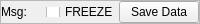
                                    <widget class="QFrame" name="frame_9">
                                        <property name="sizePolicy">
                                            <sizepolicy hsizetype="Preferred" vsizetype="Maximum">
                                                <horstretch>0</horstretch>
                                                <verstretch>20</verstretch>
                                            </sizepolicy>
                                        </property>
                                        <property name="minimumSize">
                                            <size>
                                                <width>0</width>
                                                <height>17</height>
                                            </size>
                                        </property>
                                        <property name="maximumSize">
                                            <size>
                                                <width>16777215</width>
                                                <height>34</height>
                                            </size>
                                        </property>
                                        <property name="baseSize">
                                            <size>
                                                <width>0</width>
                                                <height>0</height>
                                            </size>
                                        </property>
                                        <property name="frameShape">
                                            <enum>QFrame::StyledPanel</enum>
                                        </property>
                                        <property name="frameShadow">
                                            <enum>QFrame::Raised</enum>
                                        </property>
                                        <layout class="QHBoxLayout" name="horizontalLayout">
                                            <property name="spacing">
                                                <number>0</number>
                                            </property>
                                            <property name="sizeConstraint">
                                                <enum>QLayout::SetMaximumSize</enum>
                                            </property>
                                            <property name="margin">
                                                <number>0</number>
                                            </property>
                                            <item>
                                                <widget class="QLabel" name="message_label">
                                                    <property name="sizePolicy">
                                                        <sizepolicy hsizetype="MinimumExpanding" vsizetype="Maximum">
                                                            <horstretch>0</horstretch>
                                                            <verstretch>0</verstretch>
                                                        </sizepolicy>
                                                    </property>
                                                    <property name="baseSize">
                                                        <size>
                                                            <width>0</width>
                                                            <height>17</height>
                                                        </size>
                                                    </property>
                                                    <property name="styleSheet">
                                                        <string notr="true"/>
                                                    </property>
                                                    <property name="text">
                                                        <string>Msg:</string>
                                                    </property>
                                                    <property name="alignment">
                                                        <set>Qt::AlignLeading|Qt::AlignLeft|Qt::AlignTop</set>
                                                    </property>
                                                    <property name="wordWrap">
                                                        <bool>false</bool>
                                                    </property>
                                                </widget>
                                            </item>
                                            <item>
                                                <widget class="QCheckBox" name="freezeButton">
                                                    <property name="sizePolicy">
                                                        <sizepolicy hsizetype="Minimum" vsizetype="Maximum">
                                                            <horstretch>0</horstretch>
                                                            <verstretch>0</verstretch>
                                                        </sizepolicy>
                                                    </property>
                                                    <property name="maximumSize">
                                                        <size>
                                                            <width>100</width>
                                                            <height>10</height>
                                                        </size>
                                                    </property>
                                                    <property name="text">
                                                        <string>FREEZE</string>
                                                    </property>
                                                </widget>
                                            </item>
                                            <item>
                                                <widget class="QPushButton" name="pushButton_2">
                                                    <property name="text">
                                                        <string>Save Data</string>
                                                    </property>
                                                </widget>
                                            </item>
                                        </layout>
                                    </widget>
